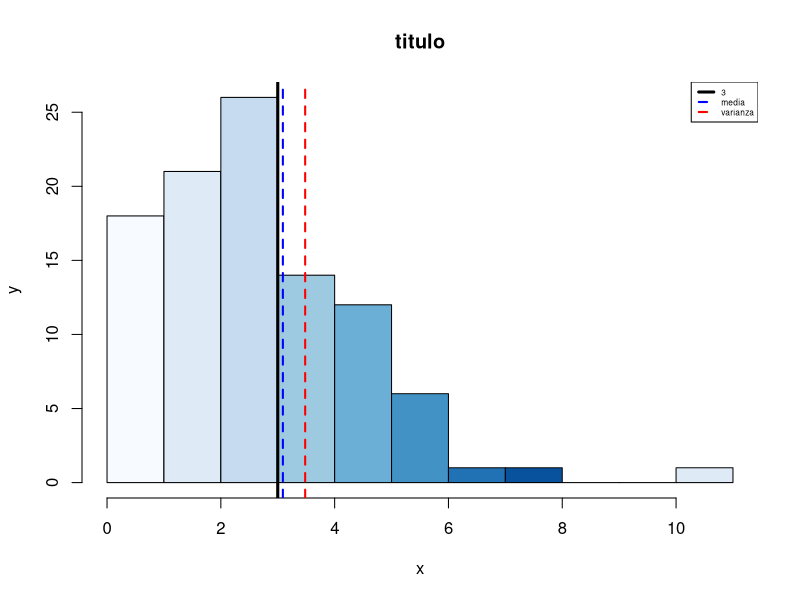
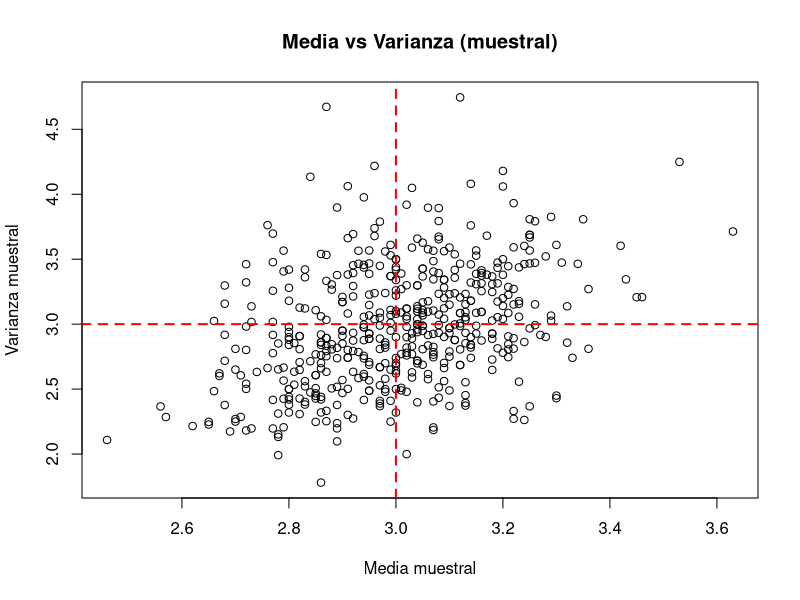

Recreate these plots in R, in order.
# Una muestra n = 50, theta = 3 -----------------------

v1 <- rpois(100,3)

theta1 <- mean(v1)
theta2 <- var(v1)*(99/100)

hist(v1,
     main = "titulo",
     xlab = "x",
     ylab = "y",
     col = blues9)
abline(v=3, col="black", lwd = 3)
abline(v=theta1, col="blue", lwd = 2, lty = 2)
abline(v=theta2, col="red", lwd = 2, lty = 2)
legend(x = "topright", legend = c(3, "media", "varianza"),
       lwd = c(3,2,2), lty = c(1,2,2),
       col = c("black", "blue", "red"),
       cex = 0.5)

# 500 muestras n = 100, theta = 3 ----------------------

n <- 100
t1 <- rep(0, 500)
t2 <- rep(0, 500)

for (i in 1:500) {
  m <- rpois(n, 3)
  t1[i] <- mean(m)
  t2[i] <- var(m)*((n-1)/n)
}

plot(t1, t2,
     main = "Media vs Varianza (muestral)",
     xlab = "Media muestral",
     ylab = "Varianza muestral")
abline(v=3, col="red", lwd = 2, lty = 2)
abline(h=3, col="red", lwd = 2, lty = 2)
